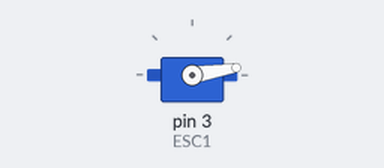
Bench run of a sketch on a simulated Arduino Uno, built with avr-gcc and run on an emulated ATmega328P. Shown: servo.

Above: at 2.1 s.
At 15.1 s:
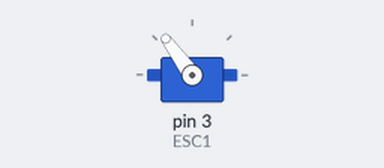
At 27.1 s:
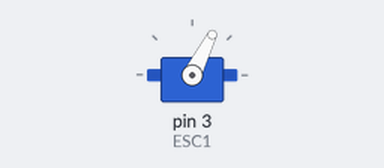
At 39.1 s:
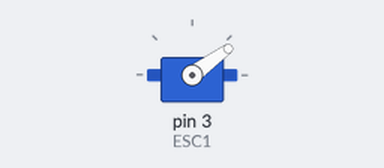
Timing chart, 0 to 40.0 s (numbered marks = the images above):
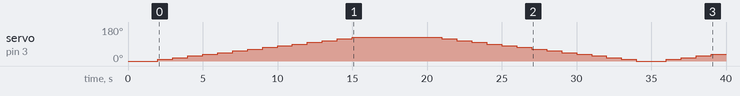

Measured:
- by itself, servo on pin 3 (ESC1): 0° → 9° at 2.0 s, → 18° 1.0 s later, → 27° 1.0 s later, → 36° 1.0 s later, … (32 changes in this stretch)

The sketch:

QuicRun1060MotorControlTest.ino
```cpp
#include <Servo.h> // Include the Servo library, which allows us to control the ESC (Electronic Speed Controller) as if it were a servo motor
// Original forum link for reference: https://forum.arduino.cc/t/controlling-a-esc-with-the-servo-library/72935

Servo ESC1; // Create a Servo object named ESC1 that represents the ESC we are controlling

int pos = 0; // Initialize a position variable; not used directly in this code but may be useful for future modifications

// Function to arm the ESC. "Arming" is a necessary initialization step to make the ESC ready to receive throttle signals.
void arm() {
  setSpeed(0); // Set the motor speed to 0% (full stop)
  delay(1000); // Pause for 1 second to ensure the ESC has time to recognize the stopped position and complete arming
}

// Function to set motor speed, accepts speed as a percentage (0 to 100)
void setSpeed(int speed) {
  int angle = map(speed, 0, 100, 0, 180); // Map the speed (0-100%) to an angle (0-180) for the ESC control
  ESC1.write(angle); // Write the mapped angle to the ESC, adjusting the motor's speed
}

void setup() {
  ESC1.attach(3); // Attach the ESC (via the Servo object) to digital pin 3
  arm();          // Call the arm() function to initialize the ESC before use
}

void loop() {
  int speed; // Variable to hold the current speed value in each step of the loop

  // Increase motor speed gradually from 0% to 70% in steps of 5%
  for (speed = 0; speed <= 70; speed += 5) {
    setSpeed(speed); // Set the current speed value to the ESC
    delay(1000);     // Wait for 1 second at each speed increment to allow for a smooth ramp-up
  }

  delay(4000); // Hold at 70% speed for 4 seconds to maintain high speed briefly

  // Decrease motor speed gradually from 70% back to 0% in steps of 5%
  for (speed = 70; speed > 0; speed -= 5) {
    setSpeed(speed); // Set the current speed value to the ESC
    delay(1000);     // Wait for 1 second at each speed decrement to allow for a smooth ramp-down
  }

  setSpeed(0);    // Ensure the motor is stopped (0% speed) at the end of the cycle
  delay(1000);    // Pause for 1 second before repeating the loop
}
```
